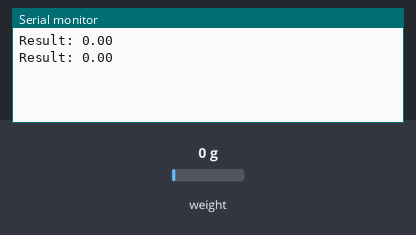
Recording of a sketch running on a simulated Arduino Uno, built with avr-gcc and run on an emulated ATmega328P. On the bench: the last lines printed to the serial monitor. The test bench sets the inputs (shaded band); at power-on: weight on the scale 0 g.

Above: at 3.8 s.
3.9 s: weight on the scale set to 100 g
At 5.4 s:
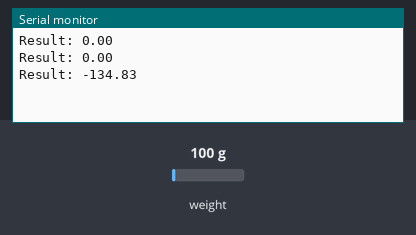
6.7 s: weight on the scale set to 1250 g
At 8.1 s:
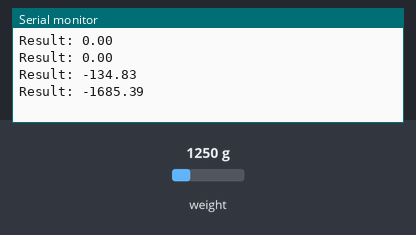
Timing chart, 0 to 9.7 s (numbered marks = the images above; inputs shaded):
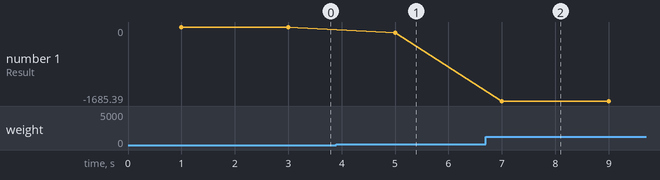

Measured:
- after the input at 3.9 s, the serial monitor: prints a new line after 1.1 s (image 1)
- after the input at 6.7 s, the serial monitor: prints a new line after 0.30 s (image 2)
- plotted number 1: 0 → -134.83 after the input at 3.9 s, -134.83 → -1685.39 after the input at 6.7 s

The sketch:

sketch_aug7a.ino
```cpp
// (licence header left out)
// Calibrating the load cell
#include "HX711.h"

// HX711 circuit wiring
const int LOADCELL_DOUT_PIN = 2;
const int LOADCELL_SCK_PIN = 3;

HX711 scale;

void setup() {
  Serial.begin(57600);
  scale.begin(LOADCELL_DOUT_PIN, LOADCELL_SCK_PIN);
}

void loop() {

  if (scale.is_ready()) {
    scale.set_scale();
    float reading = scale.get_units(10);
    Serial.print("Result: ");
    reading = -reading/(311.5);
    Serial.println(reading);
  }
  else {
    Serial.println("HX711 not found.");
  }
  delay(1000);
}

//calibration factor will be the (reading)/(known weight)
```
